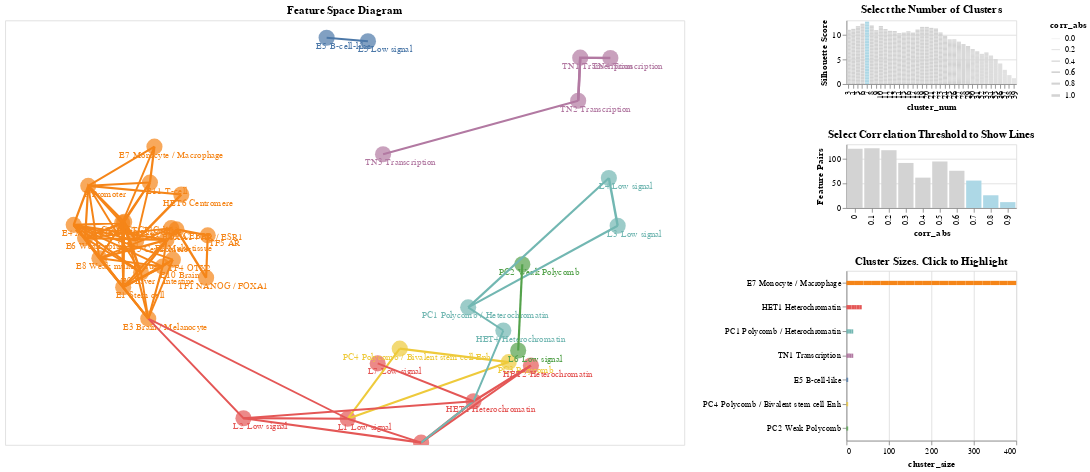

Notebook source saved alongside this figure:
### Code cell
# call function and render chart
feature_space_diagram(alt_data2)

### Figure 1 — Vega-Lite specification as saved in the notebook (floating-point values rounded to 4 significant figures; data arrays with more than 128 entries replaced by an {"elided": "..."} marker saying what was removed)
{"config": {"view": {"continuousWidth": 400, "continuousHeight": 300}}, "hconcat": [{"layer": [{"mark": "circle", "encoding": {"size": {"type": "quantitative", "field": "target_corr", "legend": null, "scale": {"domain": [0, 1]}}}, "selection": {"selector002": {"type": "single", "fields": ["cluster_num"], "init": {"cluster_num": 7.0}}, "selector004": {"type": "interval", "bind": "scales", "encodings": ["x", "y"]}}, "transform": [{"calculate": "((selector002.cluster_num + ':') + datum.feature)", "as": "key"}, {"lookup": "key", "from": {"data": {"name": "data-fb5c8c4fb42285359c5b5731b0a94b53"}, "key": "key", "fields": ["cluster_size", "cluster"]}}]}, {"mark": {"type": "text", "dx": 20, "dy": 10}, "encoding": {"text": {"type": "nominal", "field": "feature"}}, "transform": [{"calculate": "((selector002.cluster_num + ':') + datum.feature)", "as": "key"}, {"lookup": "key", "from": {"data": {"name": "data-fb5c8c4fb42285359c5b5731b0a94b53"}, "key": "key", "fields": ["cluster_size", "cluster"]}}]}, {"data": {"name": "data-5a076b141d8e5034c67fc6418c0ca091"}, "mark": "line", "encoding": {"detail": {"type": "nominal", "field": "key"}, "strokeWidth": {"type": "quantitative", "field": "corr_abs", "scale": {"domain": [0, 1], "range": [0.3, 3]}}}, "transform": [{"filter": "(datum.corr_abs >= selector001.corr_abs)"}, {"calculate": "((selector002.cluster_num + ':') + datum.feature)", "as": "key"}, {"lookup": "key", "from": {"data": {"name": "data-fb5c8c4fb42285359c5b5731b0a94b53"}, "key": "key", "fields": ["cluster_size", "cluster"]}}]}], "data": {"name": "data-f1534f147a325e4b370e9ea0edb7be34"}, "encoding": {"color": {"condition": {"type": "nominal", "field": "cluster", "legend": null, "selection": "selector003"}, "value": "lightgray"}, "x": {"type": "quantitative", "axis": null, "field": "X"}, "y": {"type": "quantitative", "axis": null, "field": "Y"}}, "height": 500, "title": "Feature Space Diagram", "width": 800}, {"vconcat": [{"data": {"name": "data-fb5c8c4fb42285359c5b5731b0a94b53"}, "mark": "bar", "encoding": {"color": {"condition": {"value": "lightblue", "selection": "selector002"}, "value": "lightgray"}, "x": {"type": "ordinal", "field": "cluster_num"}, "y": {"type": "quantitative", "field": "silhouette_score", "title": "Silhouette Score"}}, "height": 75, "selection": {"selector002": {"type": "single", "fields": ["cluster_num"], "init": {"cluster_num": 7.0}}}, "title": "Select the Number of Clusters", "width": 200}, {"data": {"name": "data-f599962764434d2fb0203298a4f7fc93"}, "mark": "bar", "encoding": {"color": {"condition": {"value": "lightblue", "test": "(datum.corr_abs >= selector001.corr_abs)"}, "value": "lightgray"}, "x": {"type": "ordinal", "field": "corr_abs"}, "y": {"type": "quantitative", "axis": {"labelAngle": 0, "title": "Feature Pairs"}, "field": "Count"}}, "height": 75, "selection": {"selector001": {"type": "single", "fields": ["corr_abs"], "init": {"corr_abs": 0.7}}}, "title": "Select Correlation Threshold to Show Lines", "width": 200}, {"data": {"name": "data-fb5c8c4fb42285359c5b5731b0a94b53"}, "mark": {"type": "bar", "size": 5}, "encoding": {"color": {"type": "nominal", "field": "cluster", "legend": null}, "x": {"type": "quantitative", "field": "cluster_size"}, "y": {"type": "nominal", "field": "cluster", "sort": {"field": "cluster_size", "order": "descending"}, "title": null}}, "height": 200, "selection": {"selector003": {"type": "single", "fields": ["cluster"]}}, "title": "Cluster Sizes. Click to Highlight", "transform": [{"filter": "((datum.cluster_num >= selector002.cluster_num) && (datum.cluster_num <= selector002.cluster_num))"}], "width": 200}]}], "$schema": "https://vega.github.io/schema/vega-lite/v4.8.1.json", "datasets": {"data-f1534f147a325e4b370e9ea0edb7be34": [{"index": 0, "feature": "E5 B-cell-like", "X": 0.1303, "Y": 1.294, "target_corr": 1}, {"index": 1, "feature": "E7 Monocyte / Macrophage", "X": -1.011, "Y": 0.6266, "target_corr": 1}, {"index": 2, "feature": "E11 T-cell", "X": -1.04, "Y": 0.4065, "target_corr": 1}, {"index": 3, "feature": "E12 Erythroblast-like", "X": -1.224, "Y": 0.1587, "target_corr": 1}, {"index": 4, "feature": "E1 Stem cell", "X": -1.218, "Y": -0.2345, "target_corr": 1}, {"index": 5, "feature": "E10 Brain", "X": -0.956, "Y": -0.108, "target_corr": 1}, {"index": 6, "feature": "E3 Brain / Melanocyte", "X": -1.052, "Y": -0.4269, "target_corr": 1}, {"index": 7, "feature": "E9 Liver / Intestine", "X": -1.099, "Y": -0.1446, "target_corr": 1}, {"index": 8, "feature": "E2 Multi-tissue", "X": -0.9311, "Y": 0.05543, "target_corr": 1}, {"index": 9, "feature": "E4 Multi-tissue", "X": -1.546, "Y": 0.1476, "target_corr": 1}, {"index": 10, "feature": "E8 Weak multi-tissue", "X": -1.375, "Y": -0.05739, "target_corr": 1}, {"index": 11, "feature": "E6 Weak epithelial", "X": -1.47, "Y": 0.06659, "target_corr": 1}, {"index": 12, "feature": "CTCF CTCF-Cohesin", "X": -1.211, "Y": 0.1655, "target_corr": 1}, {"index": 13, "feature": "P Promoter", "X": -1.449, "Y": 0.3864, "target_corr": 1}, {"index": 14, "feature": "PC4 Polycomb / Bivalent stem cell Enh", "X": 0.6148, "Y": -0.6102, "target_corr": 1}, {"index": 15, "feature": "PC1 Polycomb / Heterochromatin", "X": 1.068, "Y": -0.3576, "target_corr": 1}, {"index": 16, "feature": "PC2 Weak Polycomb", "X": 1.427, "Y": -0.09405, "target_corr": 1}, {"index": 17, "feature": "PC3 Polycomb", "X": 1.337, "Y": -0.693, "target_corr": 1}, {"index": 18, "feature": "HET1 Heterochromatin", "X": 1.103, "Y": -0.9326, "target_corr": 1}, {"index": 19, "feature": "HET2 Heterochromatin", "X": 1.484, "Y": -0.7139, "target_corr": 1}, {"index": 20, "feature": "HET3 Heterochromatin", "X": 0.7562, "Y": -1.186, "target_corr": 1}, {"index": 21, "feature": "HET4 Heterochromatin", "X": 1.301, "Y": -0.4998, "target_corr": 1}, {"index": 22, "feature": "HET5 Centromere", "X": -1.131, "Y": 0.05083, "target_corr": 1}, {"index": 23, "feature": "HET6 Centromere", "X": -0.8328, "Y": 0.3331, "target_corr": 1}, {"index": 24, "feature": "TN1 Transcription", "X": 1.811, "Y": 1.172, "target_corr": 1}, {"index": 25, "feature": "TN2 Transcription", "X": 1.797, "Y": 0.9081, "target_corr": 1}, {"index": 26, "feature": "TN3 Transcription", "X": 0.5042, "Y": 0.58, "target_corr": 1}, {"index": 27, "feature": "TN4 Transcription", "X": 2.01, "Y": 1.17, "target_corr": 1}, {"index": 28, "feature": "TF5 AR", "X": -0.6574, "Y": 0.0834, "target_corr": 1}, {"index": 29, "feature": "TF3 FOXA1 / AR / ESR1", "X": -0.8646, "Y": 0.1201, "target_corr": 1}, {"index": 30, "feature": "TF2 CEBPB", "X": -0.8993, "Y": 0.1276, "target_corr": 1}, {"index": 31, "feature": "TF4 OTX2", "X": -0.8885, "Y": -0.0655, "target_corr": 1}, {"index": 32, "feature": "TF1 NANOG / FOXA1", "X": -0.6681, "Y": -0.1766, "target_corr": 1}, {"index": 33, "feature": "L3 Low signal", "X": 2.059, "Y": 0.1423, "target_corr": 1}, {"index": 34, "feature": "L4 Low signal", "X": 2.0, "Y": 0.4344, "target_corr": 1}, {"index": 35, "feature": "L5 Low signal", "X": 0.4041, "Y": 1.272, "target_corr": 1}, {"index": 36, "feature": "L6 Low signal", "X": 1.399, "Y": -0.6219, "target_corr": 1}, {"index": 37, "feature": "L7 Low signal", "X": 0.4687, "Y": -0.7009, "target_corr": 1}, {"index": 38, "feature": "L1 Low signal", "X": 0.2699, "Y": -1.04, "target_corr": 1}, {"index": 39, "feature": "L2 Low signal", "X": -0.4206, "Y": -1.037, "target_corr": 1}], "data-fb5c8c4fb42285359c5b5731b0a94b53": {"elided": "1480 records"}, "data-5a076b141d8e5034c67fc6418c0ca091": {"elided": "1560 records"}, "data-f599962764434d2fb0203298a4f7fc93": [{"corr_abs": 0.0, "Count": 121}, {"corr_abs": 0.1, "Count": 122}, {"corr_abs": 0.2, "Count": 118}, {"corr_abs": 0.3, "Count": 92}, {"corr_abs": 0.4, "Count": 62}, {"corr_abs": 0.5, "Count": 95}, {"corr_abs": 0.6, "Count": 76}, {"corr_abs": 0.7, "Count": 56}, {"corr_abs": 0.8, "Count": 26}, {"corr_abs": 0.9, "Count": 12}]}}
